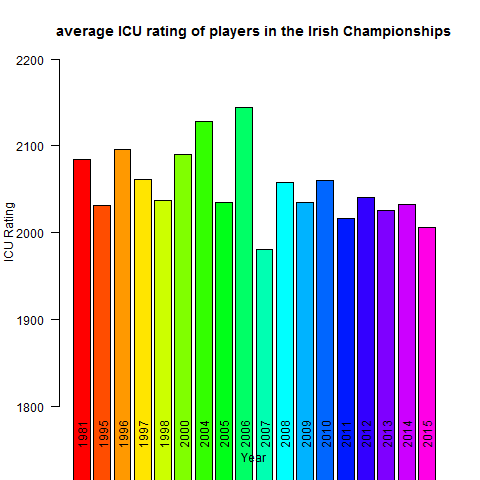

This figure's R source:
data <- read.csv("./irish_champs.csv", header= TRUE, stringsAsFactors=FALSE)
average_icu <- tapply (data$ICU.Rating, data$Year, mean, na.rm=TRUE)
png (filename= "average_icu.png", width=480, height=480, bg="white")
barplot (average_icu, col=rainbow(20), ylim=c(1800, 2200), main= "average ICU rating of players in the Irish Championships", 
         xlab= "Year", ylab ="ICU Rating", las=2)
dev.off()